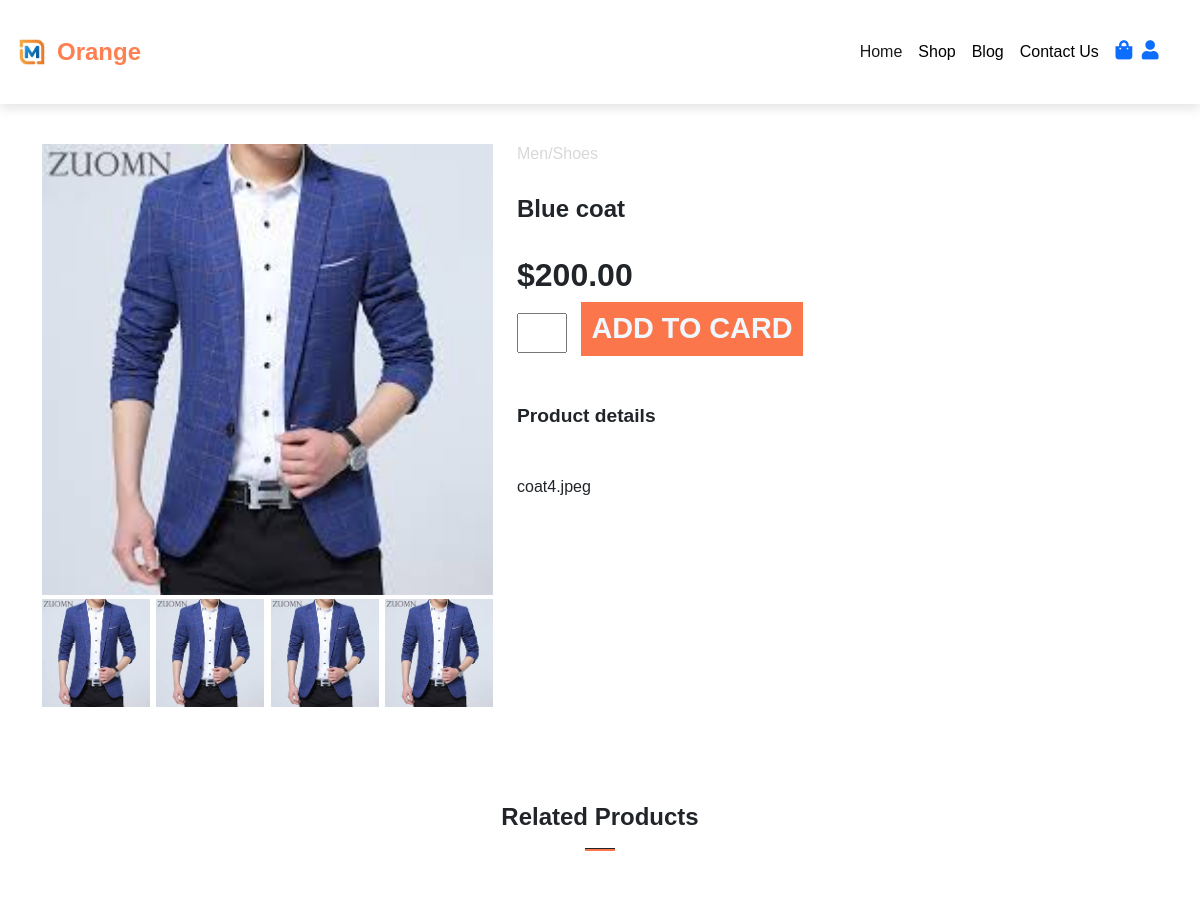
The app's page /single_product.php?product_id=6 (upper part), older data.
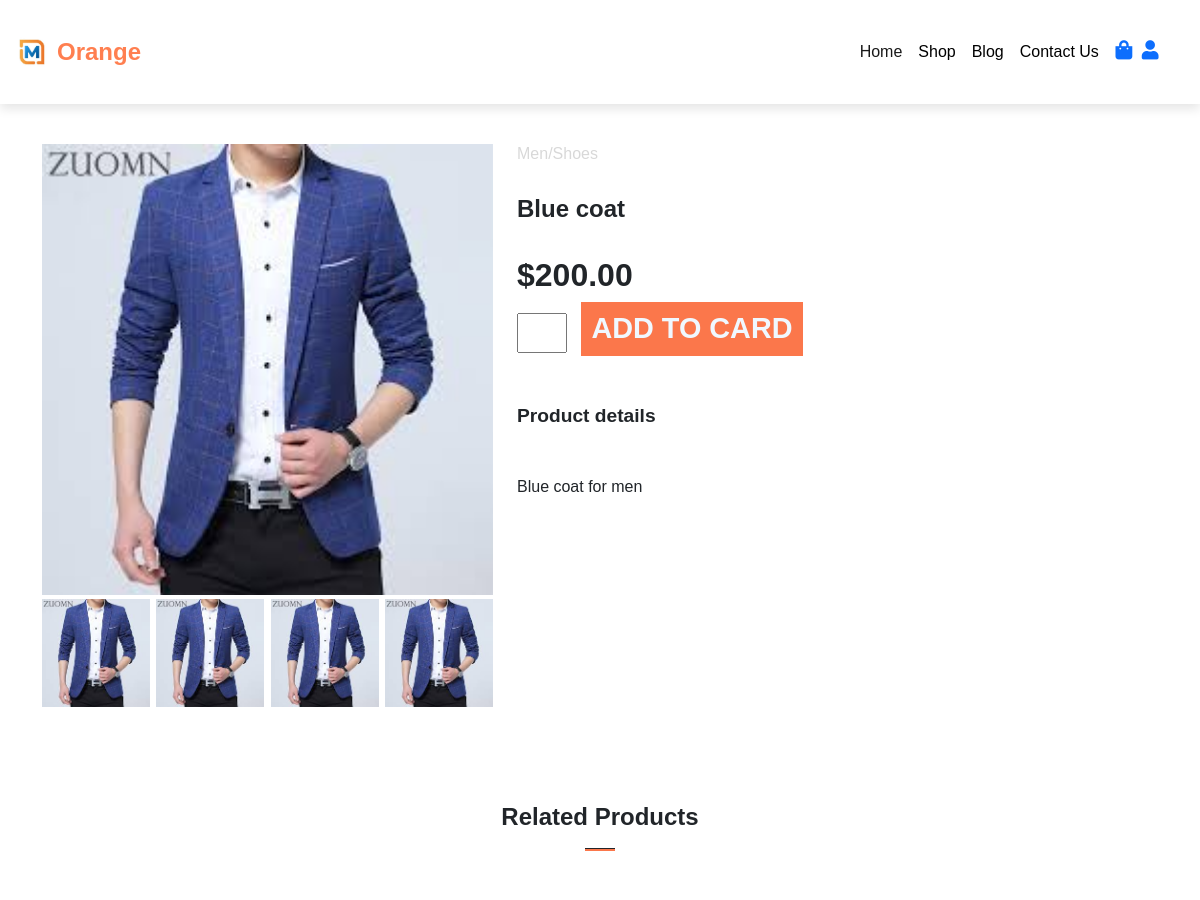
The same page, newer data.
### tables this page shows
CREATE TABLE `products` (
  `product_id` int(11) NOT NULL,
  `product_name` varchar(100) NOT NULL,
  `product_category` varchar(100) NOT NULL,
  `product_description` varchar(255) NOT NULL,
  `product_image` varchar(255) NOT NULL,
  `product_image2` varchar(255) NOT NULL,
  `product_image3` varchar(255) NOT NULL,
  `product_image4` varchar(255) NOT NULL,
  `product_price` decimal(6,2) NOT NULL,
  `product_special_offer` int(2) NOT NULL,
  `product_color` varchar(100) NOT NULL
);

### single_product.php (the view, shortened to what this page needs)
<?php include('layouts/header.php'); ?>
<?php
      include('server/connection.php');
      if(isset($_GET['product_id'])){
        $product_id = $_GET['product_id'];
        $stmt = $conn->prepare("SELECT * FROM products WHERE product_id =?");
        $stmt->bind_param("i", $product_id);
        $stmt->execute();
        $product = $stmt->get_result();
      }else{
        header('location:index.php');
      }
?>
    <section class="container single-product my-5 pt-5">
    <div class="row mt-5">
    <?php while($row=$product->fetch_assoc()) { ?>
        <div class="col-lg-5 col-md-6 col-sm-12">
            <img class="img-fluid w-100 pb-1" src="assets/imgs/<?php echo $row['product_image'];?>" id="mainImg"/>
                <div class="small-img-group">
                    <div class="small-img-col">
                        <img src="assets/imgs/<?php echo $row['product_image'];?>" width="100%" class="small-img"/>
                    </div>
                    <div class="small-img-col">
                        <img src="assets/imgs/<?php echo $row['product_image2'];?>" width="100%" class="small-img"/>
                    </div>
                    <div class="small-img-col">
                        <img src="assets/imgs/<?php echo $row['product_image3'];?>" width="100%" class="small-img"/>
                    </div>
                    <div class="small-img-col">
                        <img src="assets/imgs/<?php echo $row['product_image4'];?>" width="100%" class="small-img"/>
                    </div>
                </div>
        </div>
        <div class="col-lg-6 col-md-12 col-12">
            <h6>Men/Shoes</h6>
            <h3 class="py-4"><?php echo $row['product_name'];?></h3>
            <h2>$<?php echo $row['product_price'];?></h2>
        <form method="POST" action="cart.php">
              <input type="number" name="product_quantity" vlaue="1"/>
              <button class="buy-btn" type="submit" name="add_to_cart">Add to Card</button>
            </form>
            <h4 class="mt-5 mb-5">Product details</h4>
            <span><?php echo $row['product_description'];?>
            </span>
        </div>
        <?php } ?>
    </div>
    </section>
<section id="related-products" class="my-5 pb-5">
    <div class="container text-center mt-5 py-5">
      <h3>Related Products </h3>
      <hr class="mx-auto">
    </div>
  </section>
<?php include('layouts/footer.php'); ?>

Row changes from the older to the newer data that the page shows:
changed products "Blue coat": product_description "coat4.jpeg" → "Blue coat for men"
